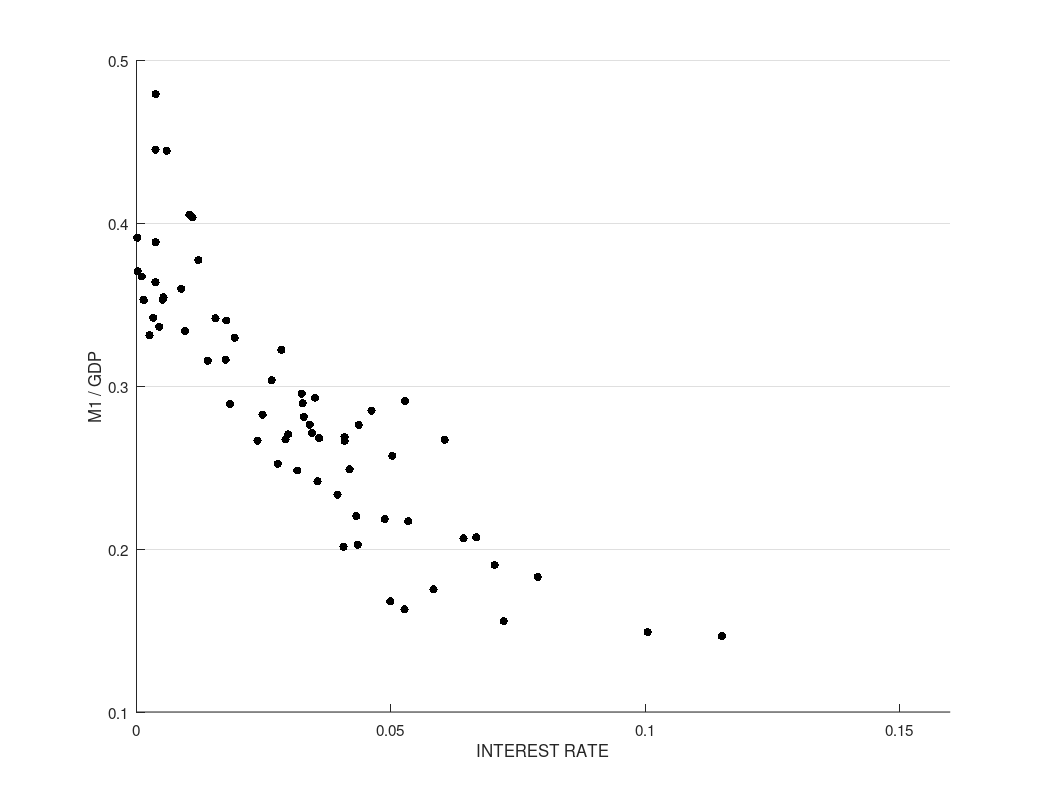
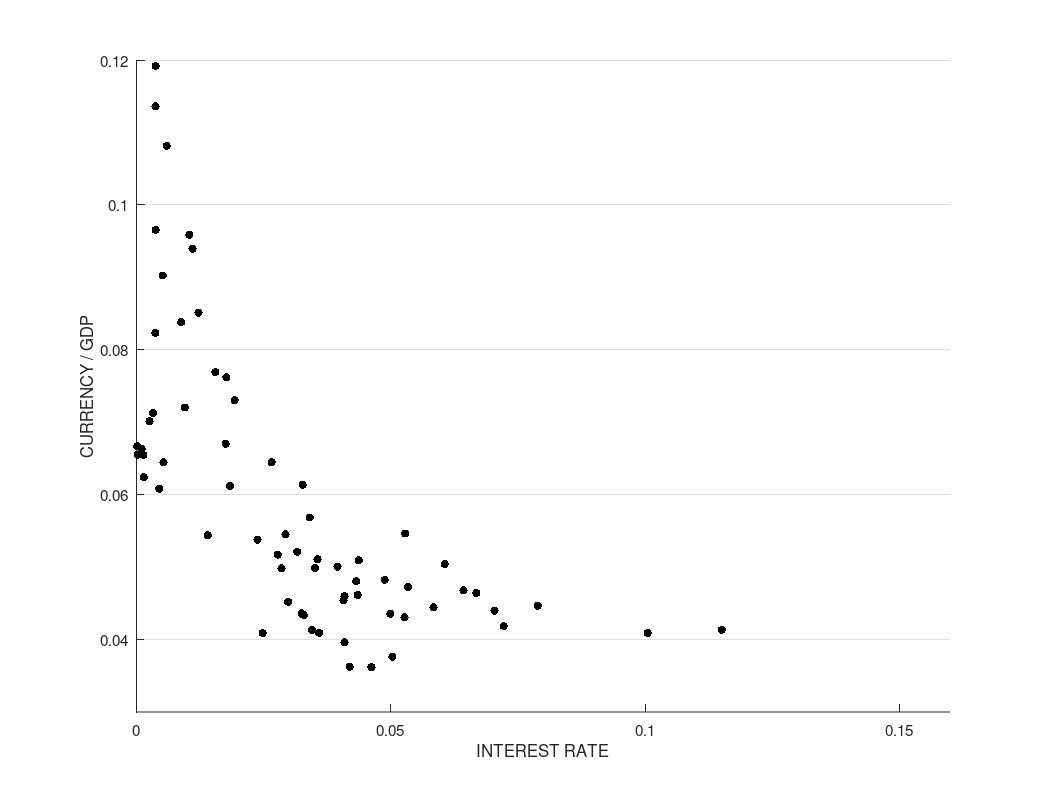
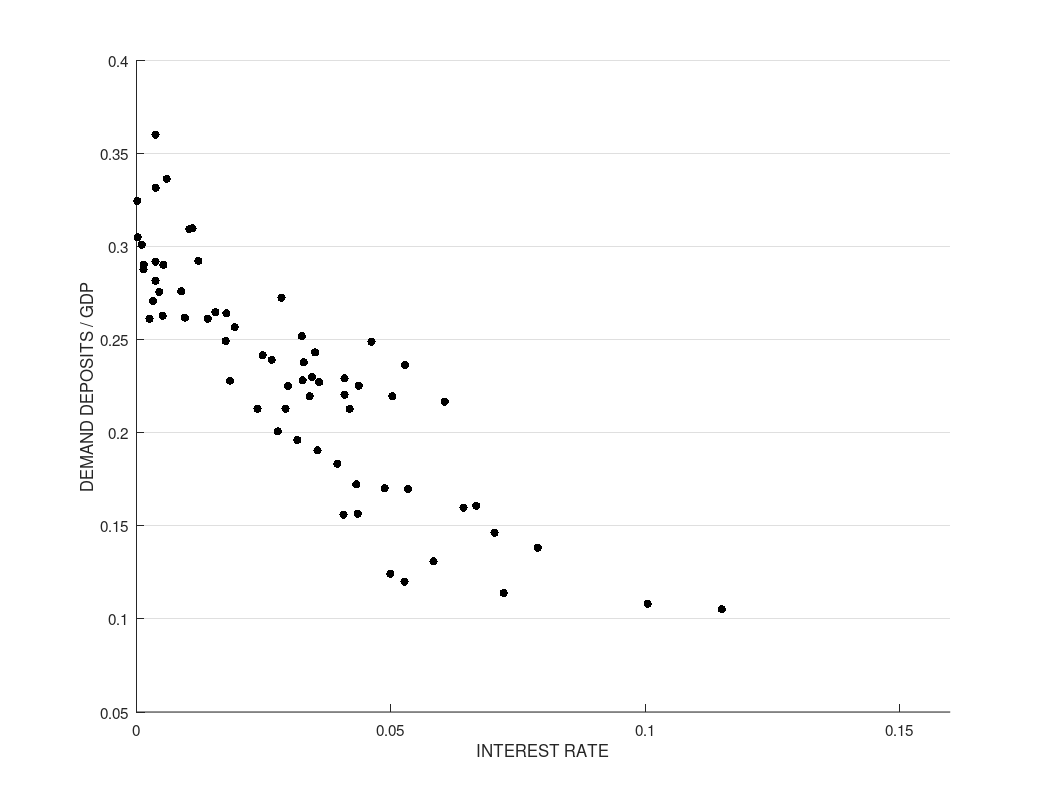
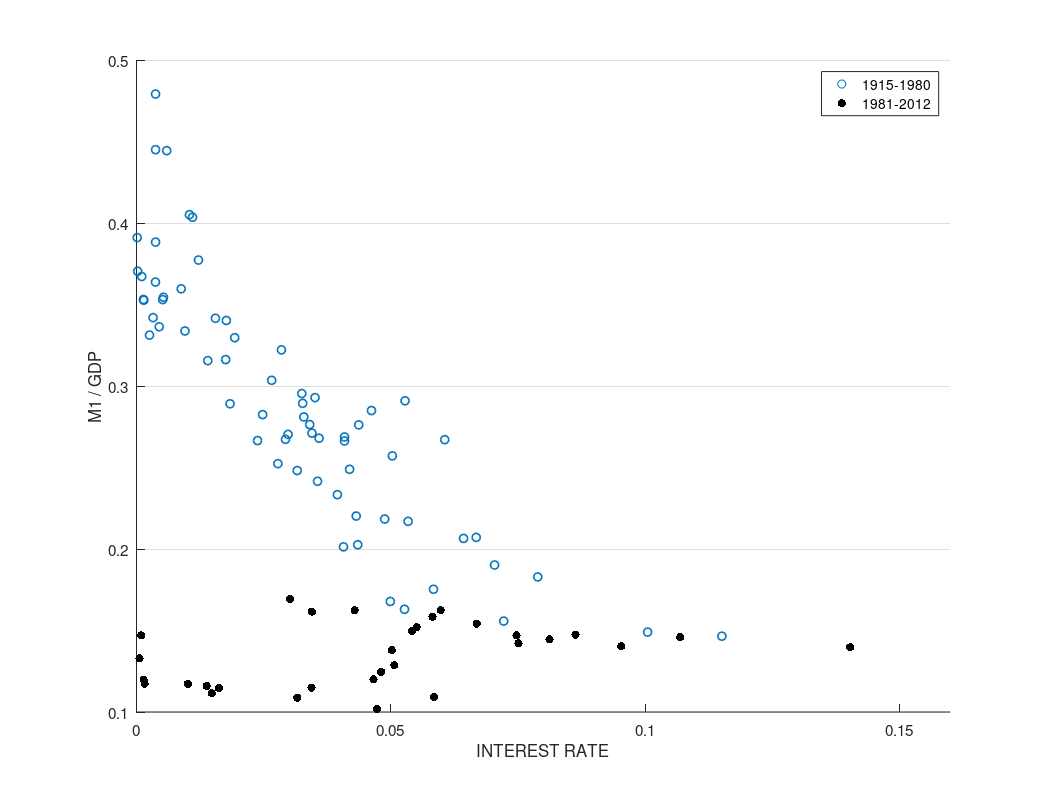

The MATLAB script that drew these images, in order:
% Codes for the paper: "On the Stability of Money Demand" by
% Robert E. Lucas Jr. (University of Chicago) and
% Juan Pablo Nicolini (FRB-Minneapolis and Universidad Di Tella)
% Written by Manuel Macera (UMN/Fed-Minneapolis)
% Modified by Joao Ayres (UMN/Fed-Minneapolis)
% Date: February 2015

% Description: this file generetes the figures (1a,1b,1c,2a,2b,2c,3) with 
% time series data for the US

%% Data

close all; clear all; clc

% Importing Data
load data_consolidated

%% Figures

% Figure 1a: (M1/GDP) vs. Interest Rate (3-Month T-Bill), 1915 - 1980
figure
scatter(tbills3m(years> 1910 & years<=1980)./100,m1j(years> 1910 & years<=1980)./100,'k','filled');
xlabel(upper('interest rate')); ylabel(upper('M1 / GDP'))
set(gca,'XLim',[0,.16],'YLim',[.1,.5],'Ygrid','on','Fontsize',11)
orient landscape

% Figure 1b: Currency as a % of GDP vs. interest rate 3MTBILL, 1915 - 1980
figure
scatter(tbills3m(years> 1910 & years<=1980)./100,currsl(years> 1910 & years<=1980)./100,'k','filled');
xlabel(upper('interest rate')); ylabel(upper('Currency / GDP'))
set(gca,'XLim',[0,.16],'YLim',[.03,.12],'Ygrid','on','Fontsize',11)
orient landscape

% Figure 1c: Demand deposits as a % of GDP vs. interest rate 3MTBILL, 1915 - 1980
figure
scatter(tbills3m(years> 1910 & years<=1980)./100,dep(years> 1910 & years<=1980)./100,'k','filled');
xlabel(upper('interest rate')); ylabel(upper('Demand Deposits / GDP'))
set(gca,'XLim',[0,.16],'YLim',[.05,.4],'Ygrid','on','Fontsize',11)
orient landscape

% Figure 2a: M1 as a % of GDP vs. interest rate 3MTBILL, 1915 - 2012
figure
scatter(tbills3m(years> 1910 & years<=1980)./100,m1sl(years> 1910 & years<=1980)./100,'kd','LineWidth',1.2); hold on
scatter(tbills3m(years> 1980 & years<=2012)./100,m1sl(years> 1980 & years<=2012)./100,'k','filled'); hold off
legend(upper({'1915-1980';'1981-2012'}))
xlabel(upper('interest rate')); ylabel(upper('M1 / GDP'))
set(gca,'XLim',[0,.16],'YLim',[.1,.5],'Ygrid','on','Fontsize',11)
orient landscape

% Figure 2b: Currency as a % of GDP vs. interest rate 3MTBILL, 1915 - 2012
figure
scatter(tbills3m(years> 1910 & years<=1980)./100,currsl(years> 1910 & years<=1980)./100,'kd','LineWidth',1.2); hold on 
scatter(tbills3m(years> 1980 & years<=2012)./100,currsl(years> 1980 & years<=2012)./100,'k','filled'); hold off
legend(upper({'1915-1980';'1981-2012'}))
xlabel(upper('interest rate')); ylabel(upper('Currency / GDP'))
set(gca,'XLim',[0,.16],'YLim',[.03,.12],'Ygrid','on','Fontsize',11)
orient landscape

% Figure 2c: Demand deposits as a % of GDP vs. interest rate 3MTBILL, 1915 - 2012
figure
scatter(tbills3m(years> 1910 & years<=1980)./100,dep(years> 1910 & years<=1980)./100,'kd','LineWidth',1.2); hold on
scatter(tbills3m(years> 1980 & years<=2012)./100,dep(years> 1980 & years<=2012)./100,'k','filled'); hold off
legend(upper({'1915-1980';'1981-2012'}))
xlabel(upper('interest rate')); ylabel(upper('Demand Deposits / GDP'))
set(gca,'XLim',[0,.16],'YLim',[.05,.4],'Ygrid','on','Fontsize',11)
orient landscape

% Figure 3: New-M1 vs. opportunity cost, 1915 - 2012
figure
% We use linear extrapolation for the years where the return is not specified
blin_a = regress(log(ir_mmda(:)),[ones(length(tbills3m),1) log(tbills3m(:))]);
blin_d = regress(log(ir_taccts(:)),[ones(length(tbills3m),1) log(tbills3m(:))]);
rd = exp(blin_d(1)+blin_d(2)*log(tbills3m));
ra = exp(blin_a(1)+blin_a(2)*log(tbills3m));
% For the last two years, we do not have the series of DEPRS and MMDARS
% defined. We assume the ratios are constant in the final periods:
dep_m1 = deprs./m1j;
mmda_m1 = mmdars./m1j;
oppcost = tbills3m - dep_m1.*rd - mmda_m1.*ra;
scatter(tbills3m(years> 1910 & years<=1980)./100,m1j(years> 1910 & years<=1980)./100,'kd','LineWidth',1.2); hold on
scatter(oppcost(years> 1980 & years<=2012)./100,m1j(years> 1980 & years<=2012)./100,'k','filled'); hold off
legend(upper({'1915-1980';'1981-2012'}))
xlabel(upper('opportunity cost (rate)')); ylabel(upper('New M1 / GDP'))
%title(upper('New-M1 vs. opportunity cost, 1915 - 2012'),'Fontsize',11)
set(gca,'XLim',[0,.16],'YLim',[.1,.5],'Ygrid','on','Fontsize',11)
orient landscape